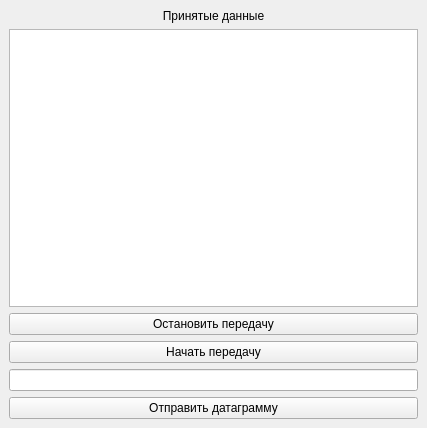
<?xml version="1.0" encoding="UTF-8"?>
<ui version="4.0">
 <class>MainWindow</class>
 <widget class="QMainWindow" name="MainWindow">
  <property name="geometry">
   <rect>
    <x>0</x>
    <y>0</y>
    <width>427</width>
    <height>428</height>
   </rect>
  </property>
  <property name="windowTitle">
   <string>MainWindow</string>
  </property>
  <widget class="QWidget" name="centralwidget">
   <layout class="QVBoxLayout" name="verticalLayout">
    <item>
     <widget class="QLabel" name="lb_receiveData">
      <property name="text">
       <string>Принятые данные</string>
      </property>
      <property name="alignment">
       <set>Qt::AlignmentFlag::AlignCenter</set>
      </property>
     </widget>
    </item>
    <item>
     <widget class="QTextEdit" name="te_result"/>
    </item>
    <item>
     <widget class="QPushButton" name="pb_stop">
      <property name="text">
       <string>Остановить передачу</string>
      </property>
     </widget>
    </item>
    <item>
     <widget class="QPushButton" name="pb_start">
      <property name="text">
       <string>Начать передачу</string>
      </property>
     </widget>
    </item>
    <item>
     <widget class="QLineEdit" name="le_input"/>
    </item>
    <item>
     <widget class="QPushButton" name="pb_sendDatagram">
      <property name="text">
       <string>Отправить датаграмму</string>
      </property>
     </widget>
    </item>
   </layout>
  </widget>
 </widget>
 <resources/>
 <connections/>
</ui>
